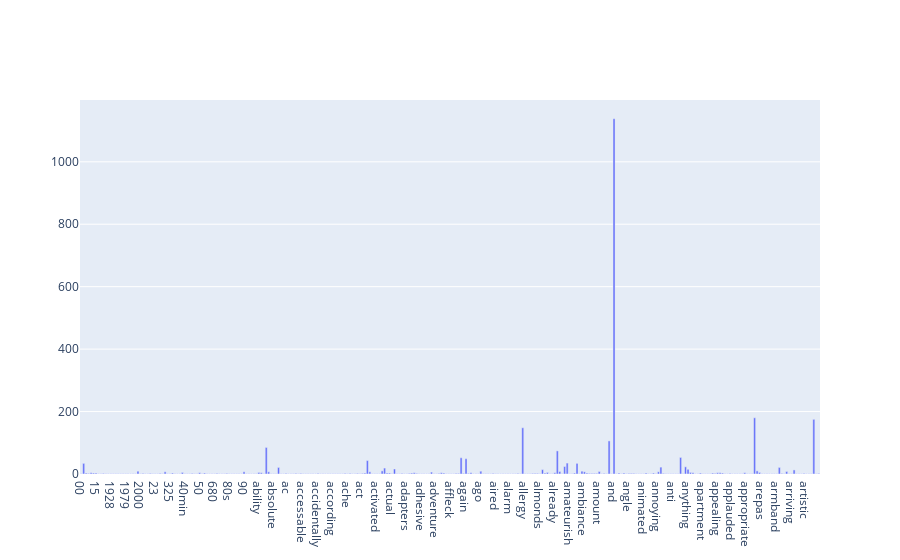

The notebook cell this image was saved under:
### Markdown cell above
### >>> **Exercise 13 (take home):**
If you want a nicer interactive visualization here, I would encourage you try to install and use plotly to achieve this.

### Code cell
import plotly.graph_objects as go
fig = go.Figure([go.Bar(x=count_vect.get_feature_names()[:300], y=term_frequencies[:300])])
fig.show()

### Figure 1 — Plotly figure (JSON) as saved in the notebook; plotly's stock layout.template omitted (floating-point values rounded to 4 significant figures; data arrays with more than 128 entries replaced by an {"elided": "..."} marker saying what was removed)
{"data": [{"type": "bar", "x": {"elided": "300 str values"}, "y": {"elided": "300 int values"}}], "layout": {}}
